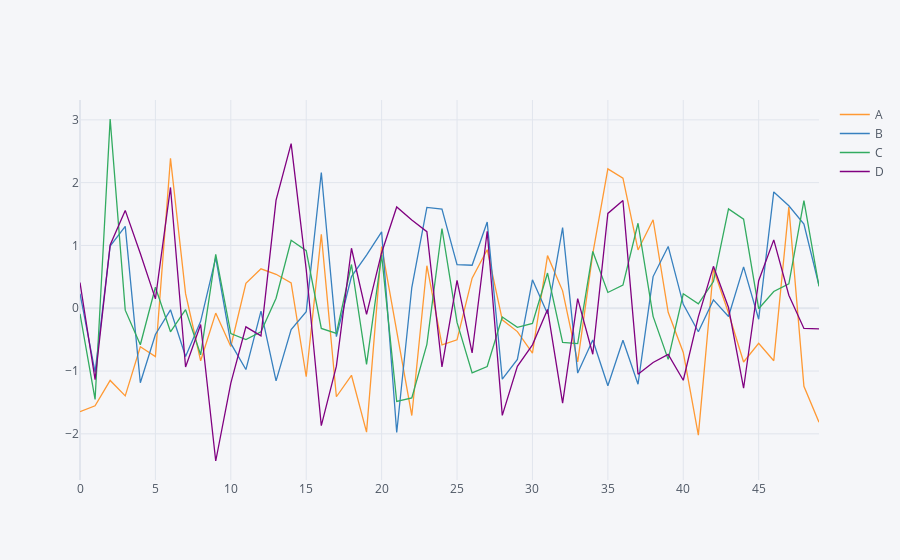

Notebook cell for this chart:
### Code cell
arr_1 = np.random.randn(50, 4) # normal distribution
df_1 = pd.DataFrame(arr_1, columns=['A', 'B', 'C', 'D'])
df_1.head()
df_1.iplot()
